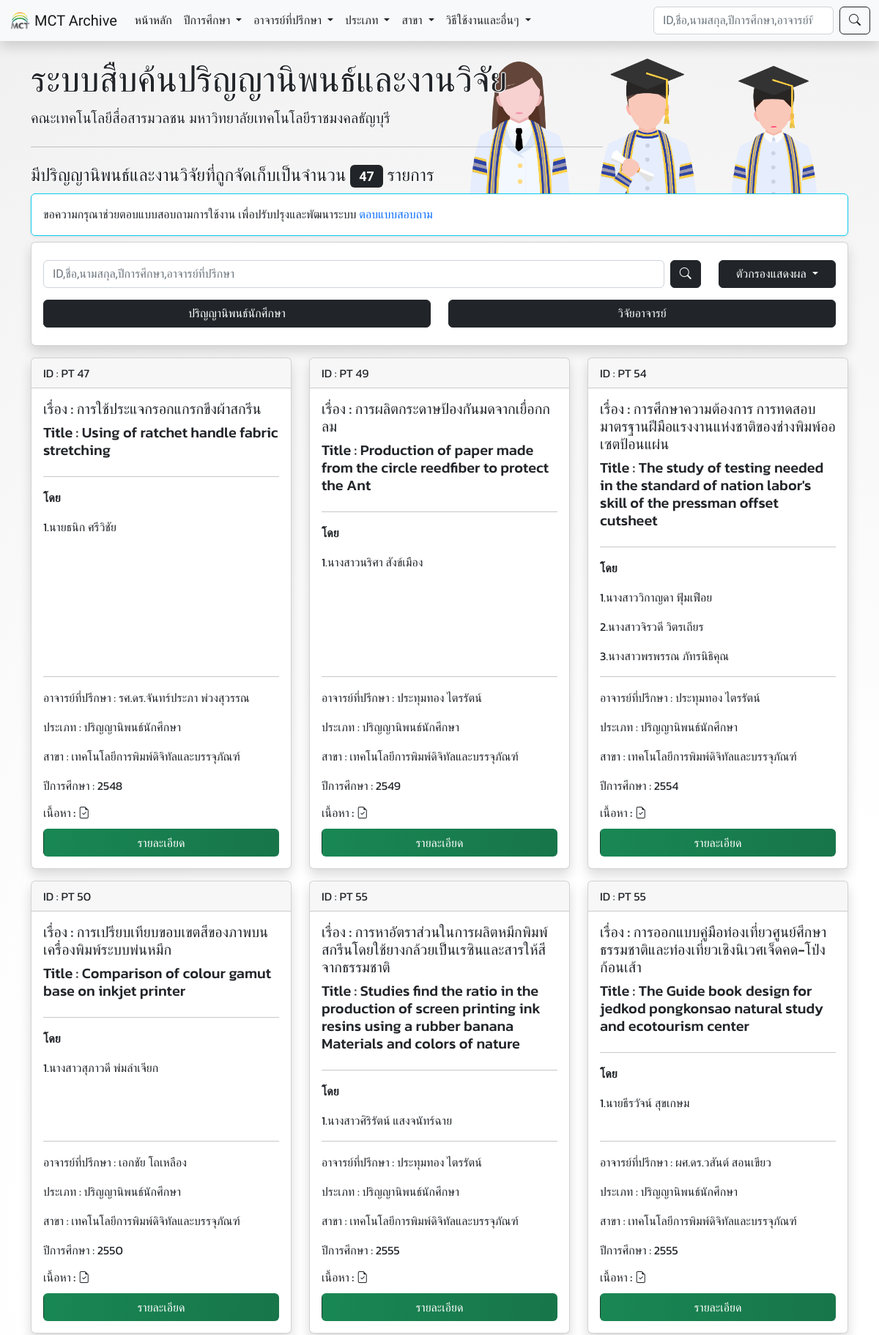
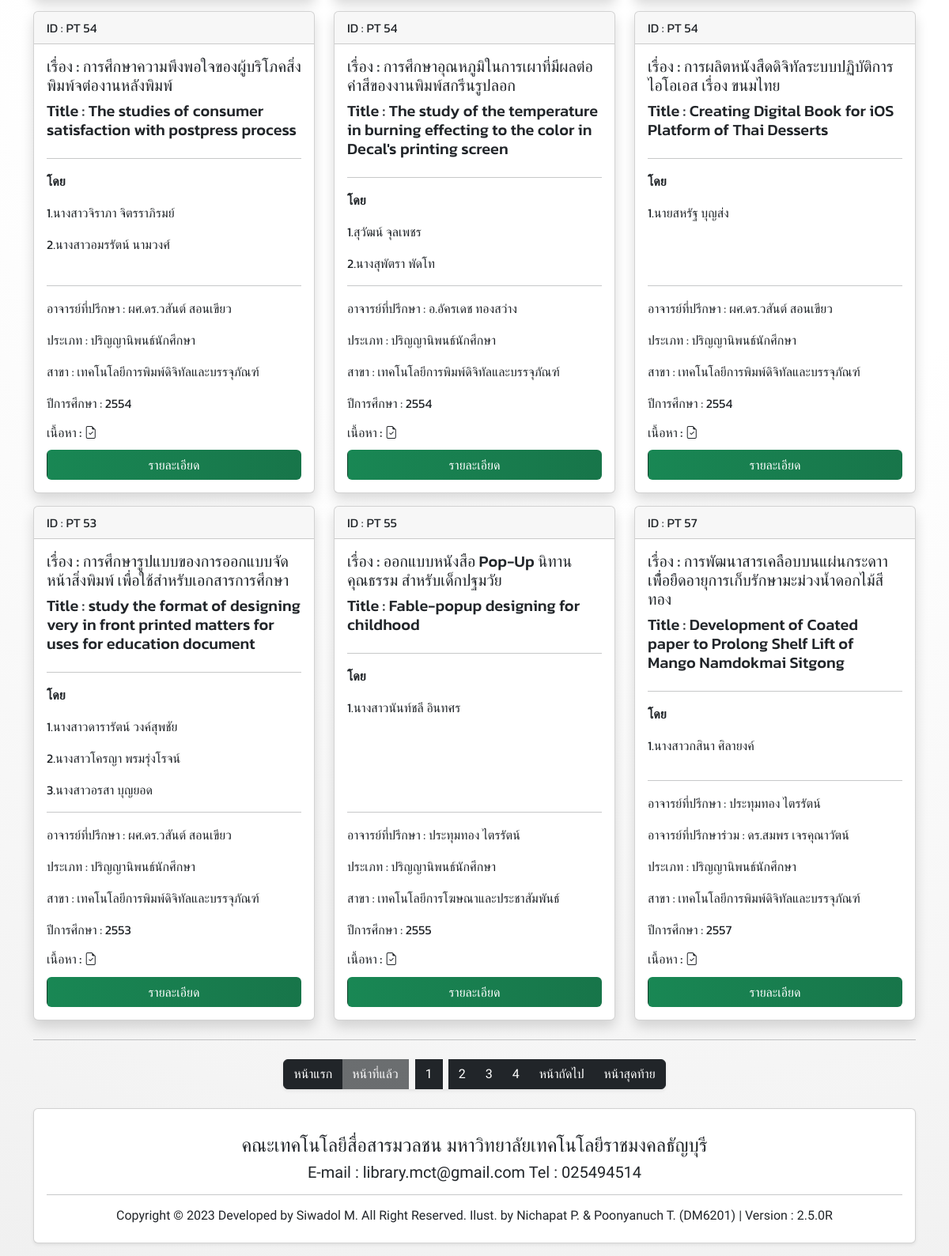
The page / on the database its author committed (2 pictures, top to bottom).
### tables this page shows
CREATE TABLE `mctarchive` (
  `system_id` int(10) NOT NULL COMMENT 'system ref ID of thesis',
  `id` varchar(10) NOT NULL,
  `std1` varchar(100) DEFAULT NULL,
  `std2` varchar(100) DEFAULT NULL,
  `std3` varchar(100) DEFAULT NULL,
  `std4` varchar(100) DEFAULT NULL,
  `std5` varchar(100) DEFAULT NULL,
  `std6` varchar(100) DEFAULT NULL,
  `thainame` varchar(300) DEFAULT NULL,
  `engname` varchar(300) DEFAULT NULL,
  `teacher` int(10) DEFAULT NULL,
  `co_teacher` int(10) DEFAULT NULL,
  `sec` varchar(4) DEFAULT NULL,
  `branch` int(10) DEFAULT NULL,
  `type_doc` varchar(100) NOT NULL,
  `website` int(1) DEFAULT 0,
  `video` varchar(200) DEFAULT NULL,
  `pdf` varchar(200) DEFAULT NULL,
  `fileZip` varchar(100) DEFAULT NULL,
  `audio` varchar(200) DEFAULT NULL,
  `yt_link` varchar(100) DEFAULT NULL,
  `site_url` varchar(100) DEFAULT NULL,
  `add_by` int(10) DEFAULT NULL,
  `add_date` timestamp NOT NULL DEFAULT current_timestamp()
);

CREATE TABLE `teacher` (
  `teacher_id` int(10) NOT NULL,
  `teacherName` varchar(100) NOT NULL,
  `date` date NOT NULL DEFAULT current_timestamp(),
  `branch` int(10) DEFAULT NULL
);

CREATE TABLE `branch` (
  `branch_id` int(10) NOT NULL,
  `branchName` varchar(100) NOT NULL
);

### conn.php (called while the page is built, shortened)
<?php
$c_version = "2.5.0R";
 ?>

### topiccard.php (the view, shortened to what this page needs)
<?php
while($all = mysqli_fetch_array($result_all)) {
  echo '<div class="col-sm-12 col-md-6 col-lg-4 mt-3">';
  echo '<div class="card w-100 h-100 card-font-1 shadow" data-aos="fade-up" data-aos-duration="690">';
  echo '<div class="card-header">';
  echo 'ID : '.$all["id"];
  echo '</div>';
  echo '<div class="card-body d-flex flex-column">';
  echo '<h5 class="card-title">'.'เรื่อง : '.$all["thainame"].'</h5>';
  if (empty($all["engname"] == false)) {
    echo '<h5 class="text-dark">'.'Title : '.$all["engname"].'</h5>';
  } else {echo '<h5 class="card-title">'.'Title : - '.'</h5>';}
  echo '<hr><p class="fw-bold">โดย</p>';
  echo '<p>'.'1.'.$all["std1"].'</p>';
  if (empty($all["std2"] == false)) {
    echo '<p>'.'2.'.$all["std2"].'</p>';
  }
  if (empty($all["std3"] == false)) {
    echo '<p>'.'3.'.$all["std3"].'</p>';
  }
  echo '<hr class="mt-auto">';
  if ($all["type_doc"] == "1") {
    echo '<p class="card-text">อาจารย์ที่ปรึกษา : '.$all["mainTn"].'</p>';
    if(!empty($all["co_teacher"])){
    echo '<p class="card-text">อาจารย์ที่ปรึกษาร่วม : '.$all["coTn"].'</p>';
    }
    echo '<p class="card-text">ประเภท : ปริญญานิพนธ์นักศึกษา</p>';
  }else {
    echo '<p class="card-text">ประเภท : วิจัยอาจารย์</p>';
  }
  echo '<p class="card-text">สาขา : '.$all["branchName"].'</p>';
  echo '<p class="card-text">ปีการศึกษา : '.$all["sec"].'</p>';
  echo '<h6 class="card-text">เนื้อหา : ';
  if (empty($all["pdf"] == false)) {
    echo '<i class="bi bi-file-earmark-check" data-bs-toggle="tooltip" data-bs-placement="top" title="PDF"></i>';
  };
  echo '</h6>';
  echo '<a href="view.php?id='.$all["system_id"].'" class="btn btn_clickToView text-white mt-1">รายละเอียด</a>';
  echo '</div>';
  echo '</div>';
  echo '</div>';
};
 ?>

### index.php (shortened to what this page needs)
<?php
$json_data = readSettingJSON2MainPage();
extract($json_data);
?>
<!DOCTYPE html>
<html lang="en" dir="ltr">
  <head>
    <link rel="stylesheet" href="bootstrap5\css\bootstrap.min.css">
    <link rel="stylesheet" href="custom\sicustom.css">
    <link rel="stylesheet" href="custom\loginPage.css">
    <link rel="stylesheet" href="custom\aos.css">
    <link rel="stylesheet" href="https://cdn.jsdelivr.net/npm/bootstrap-icons@1.4.1/font/bootstrap-icons.css">
  </head>
  <body>
 <?php
 include'navbar.php';
 $result = $conn->query("SELECT id FROM mctarchive ORDER BY id");
 $row_cnt = $result->num_rows;
  ?>
   <div class="container">
     <div class="row">
      <div class="col-12">
        <div class="jumbotron jumbotron_site mainjum mainvector mt-4">
  <h2 class="display-5"><?php echo $v_websiteName;?></h2>
  <p class="lead"><?php echo $v_subName;?></p>
  <hr class="my-4" style="max-width:70%" >
  <h4 class="">มีปริญญานิพนธ์และงานวิจัยที่ถูกจัดเก็บเป็นจำนวน <span class="badge bg-dark text-while no-text-outline"> <?php echo "$row_cnt"; ?></span> รายการ</h4>
</div>
      </div>
     </div>
     <?php include 'searchbox.php'; ?>
    <div class="row" id="kokodayo" name="kokodayo">
      <?php
      if (isset($_GET["page"]) AND !empty($_GET["page"])) {
        $page_default = intval($_GET["page"]);
      }else {
        $page_default = 1;
      }
      $no_of_records_per_page = 12;
      $offset = ($page_default-1) * $no_of_records_per_page;
      $total_pages = ceil($row_cnt / $no_of_records_per_page);
      $sql_all = "SELECT * , mT.teacherName AS mainTn , cT.teacherName AS coTn FROM mctarchive
      LEFT JOIN teacher AS mT ON mctarchive.teacher = mT.teacher_id
      LEFT JOIN teacher AS cT ON mctarchive.co_teacher = cT.teacher_id
      LEFT JOIN branch ON mctarchive.branch = branch.branch_id
        ORDER BY add_date DESC LIMIT $offset, $no_of_records_per_page ";
      $result_all = mysqli_query($conn, $sql_all);
      include'topiccard.php';
            ?>
    <div class="col-12">
      <div class="mt-3 w-100">
      <hr class="mt-4">
      <div class="btn-toolbar w-100" style="justify-content: center; display: flex;" role="toolbar" aria-label="Toolbar with button groups">
        <div class="btn-group my-2 shadow-sm" role="group" aria-label="First group">
         <a class="btn btn-dark" href="?page=1#kokodayo">หน้าแรก</a>
         <a class="btn btn-dark <?php if($page_default <= 1){ echo 'disabled'; } ?>"
             href="<?php if($page_default <= 1){ echo ''; } else { echo "?page=".($page_default - 1); } ?>#kokodayo">หน้าที่แล้ว</a>
         <button class="btn btn-dark mx-2"><?php  echo "$page_default";?></button>
         <?php if ($page_default + 1 <= $total_pages) {
           $numtoback = $page_default + 1;
           echo '<a class="btn btn-dark" href="?page='.$numtoback.'#kokodayo">';
           echo $page_default + 1;
           echo "</a>";}
           if ($page_default + 2 <= $total_pages) {
             $numtoback = $page_default + 2;
             echo '<a class="btn btn-dark" href="?page='.$numtoback.'#kokodayo">';
             echo $page_default + 2;
             echo "</a>";}
             if ($page_default + 3 <= $total_pages) {
               $numtoback = $page_default + 3;
               echo '<a class="btn btn-dark" href="?page='.$numtoback.'#kokodayo">';
               echo $page_default + 3;
               echo "</a>";}
          ?>
         <a class="btn btn-dark <?php if($page_default >= $total_pages){ echo 'disabled'; } ?>"
              href="<?php if($page_default >= $total_pages){ echo '#'; } else { echo "?page=".($page_default + 1); } ?>#kokodayo">หน้าถัดไป
         </a>
         <a class="btn btn-dark <?php if ($page_default == $total_pages) {echo "disabled";} ?>" href="?page=<?php echo $total_pages; ?>#kokodayo">หน้าสุดท้าย</a>
    </div>
      </div>
    </div>
    </div>
    <?php include 'footer.php'; ?>
   </div>
  </body>
</html>

### navbar.php (shortened to what this page needs)
<nav class="navbar navbar-expand-lg navbar-light bg-light shadow">
<div class="container-fluid">
 <a class="navbar-brand" href="index.php"><img src="favicon.png" class="d-inline-block align-top" width="30" height="30" alt=""> <?php echo $shortNameEng;?></a>
 <div class="collapse navbar-collapse" id="navbarSupportedContent">
   <ul class="navbar-nav me-auto mb-2 mb-lg-0">
     <li class="nav-item">
       <a class="nav-link active" aria-current="page" href="index.php">หน้าหลัก</a>
     </li>
     <li class="nav-item dropdown">
       <a class="nav-link dropdown-toggle text-dark" href="#" id="navbarDropdown1" role="button" data-bs-toggle="dropdown" aria-expanded="false">
        ปีการศึกษา
       </a>
         <?php
         include 'conn.php';
                ?>
     </li>
     <li class="nav-item dropdown">
       <a class="nav-link dropdown-toggle text-dark" href="#" id="navbarDropdown2" role="button" data-bs-toggle="dropdown" aria-expanded="false">
        อาจารย์ที่ปรึกษา
       </a>
     </li>
     <li class="nav-item dropdown">
       <a class="nav-link dropdown-toggle text-dark" href="#" id="navbarDropdown2" role="button" data-bs-toggle="dropdown" aria-expanded="false">
        ประเภท
       </a>
     </li>
     <li class="nav-item dropdown">
       <a class="nav-link dropdown-toggle text-dark" href="#" id="navbarDropdown2" role="button" data-bs-toggle="dropdown" aria-expanded="false">
        สาขา
       </a>
     </li>
     <li class="nav-item dropdown">
       <a class="nav-link dropdown-toggle text-dark" href="#" id="navbarDropdown2" role="button" data-bs-toggle="dropdown" aria-expanded="false">
        วิธีใช้งานและอื่นๆ
       </a>
     </li>
   </ul>
   <form class="d-flex" method="post" action="search.php">
     <input class="form-control me-2" type="search" name="search" placeholder="ID,ชื่อ,นามสกุล,ปีการศึกษา,อาจารย์ที่ปรึกษา" aria-label="Search">
     <button class="btn btn-outline-dark" type="submit"><i class="bi bi-search"></i></button>
   </form>
 </div>
</div>
</nav>

### searchbox.php (shortened to what this page needs)
<div class="row">
    <div class="col-12 w-100">
        <div class="card border-info mb-2 shadow-sm">
          <div class="card-body">
          ขอความกรุณาช่วยตอบแบบสอบถามการใช้งาน เพื่อปรับปรุงและพัฒนาระบบ <a href="https://forms.gle/qMgUfrJ2aCaB4UGb7" target="_blank" class="text-decoration-none">ตอบแบบสอบถาม</a>
          </div>
        </div>
    </div>
    <div class="col-12 w-100">
        <div class="card full-page shadow">
            <div class="card-body">
                <div class="row d-flex">
                    <div class="col-lg-10 col-md-8 col-sm-12 my-2">
                        <form class="d-flex" method="post" action="search.php">
                            <input class="form-control me-2" type="search" name="search"
                                placeholder="ID,ชื่อ,นามสกุล,ปีการศึกษา,อาจารย์ที่ปรึกษา" aria-label="Search">
                            <button class="btn btn-dark" type="submit"><i class="bi bi-search"></i></button>
                        </form>
                    </div>
                    <div class="col-lg-2 col-md-4 col-sm-12 my-2">
                        <div class="dropdown">
                            <button class="btn btn-dark dropdown-toggle w-100" type="button" id="dropdownMenuButton1"
                                data-bs-toggle="dropdown" aria-expanded="false">
                                ตัวกรองแสดงผล
                            </button>
                        </div>
                    </div>
                    <div class="col-lg-6 col-md-6 col-sm-6 my-2">
                        <a href="filter.php?type_doc=1" class="btn btn-dark  w-100">ปริญญานิพนธ์นักศึกษา</a>
                    </div>
                    <div class="col-lg-6 col-md-6 col-sm-6 my-2">
                        <a href="filter.php?type_doc=2" class="btn btn-dark  w-100">วิจัยอาจารย์</a>
                    </div>
                </div>
            </div>
        </div>
    </div>
</div>

### footer.php
<footer>
  <div class="card mt-3 mb-3 shadow-sm">
    <div class="card-body text-center text-dark mt-2">
      <h4 class="mt-2"><a class="alink_end text-dark" href="http://www.mct.rmutt.ac.th/" target="_blank">คณะเทคโนโลยีสื่อสารมวลชน</a> <a class="alink_end text-dark" href="https://www.rmutt.ac.th/" target="_blank">มหาวิทยาลัยเทคโนโลยีราชมงคลธัญบุรี</a></h6>
      <h5><a class="alink_end text-dark" href="mailto: <?php echo $v_email;?>">E-mail : <?php echo $v_email;?></a> Tel : <?php echo $v_telNumber;?></a></h5>
      <hr>
      <h6>Copyright © 2023 Developed by <a class="text-decoration-none text-dark" href="https://www.youtube.com/watch?v=A5BG0tt2j44" target="_blank">Siwadol M.</a> All Right Reserved. Ilust. by Nichapat P. & Poonyanuch T. (DM6201) | Version : <?php echo $c_version ?></h6>
    </div>
  </div>
</footer>

### custom/sicustom.css (style rules this page uses)
body { font-family: 'Prompt', sans-serif !important; }
.card-font-1 { font-family: 'Kanit', sans-serif; }
.mainjum { background:rgba(0,0,0,0); background-size: cover; }
.jumbotron_site { background-image: url(../img/GVector.png); background-size: contain !important; background-repeat : no-repeat; background-position : right; height: 100%; text-shadow: rgb(255, 255, 255) 1px 0px 0px, rgb(255, 255, 255) 0.540302px 0.841471px 0px, rgb(255, 255, 255) -0.416147px 0.909297px 0px, rgb(255, 255, 255) -0.989992px 0.14112px 0px, rgb(255, 255, 255) -0.653644px -0.756802px 0px, rgb(255, 255, 255) 0.283662px -0.958924px 0px, rgb(255, 255, 255) 0.96017px -0.279415px 0px; }
.no-text-outline { text-shadow:none !important; }
.full-page { width: 100%; }
html { scroll-behavior: smooth; }
body { background: rgb(255,255,255); background: radial-gradient(circle, rgba(255,255,255,1) 38%, rgba(240,240,240,1) 100%); background-size: 125%; background-attachment: fixed; animation: gradient 5s ease infinite; }
.alink_end { text-decoration: none; }

### custom/loginPage.css (style rules this page uses)
.btn_clickToView { background: rgb(2,0,36); background: linear-gradient(90deg, rgba(2,0,36,1) 0%, rgba(25,135,84,1) 0%, rgba(19,64,43,1) 100%); background-size: 400% 400%; -webkit-animation: xmas_btn_ani 6s ease infinite; -o-animation: xmas_btn_ani 6s ease infinite; animation: xmas_btn_ani 6s ease infinite; transition: 2s; }

### rows shown on the page
mctarchive: id "PT 47", thainame "การใช้ประแจกรอกแกรกขึงผ้าสกรีน", engname "Using of ratchet handle fabric stretching", std1 "นายธนิก ศรีวิชัย", teacher.teacherName "รศ.ดร.จันทร์ประภา พ่วงสุวรรณ", branch.branchName "เทคโนโลยีการพิมพ์ดิจิทัลและบรรจุภัณฑ์", sec "2548"
mctarchive: id "PT 49", thainame "การผลิตกระดาษป้องกันมดจากเยื่อกกลม", engname "Production of paper made from the circle reedfiber to protect the Ant", std1 "นางสาวนริศา สังข์เมือง", teacher.teacherName "ประทุมทอง ไตรรัตน์", branch.branchName "เทคโนโลยีการพิมพ์ดิจิทัลและบรรจุภัณฑ์", sec "2549"
mctarchive: id "PT 54", thainame "การศึกษาความต้องการ การทดสอบมาตรฐานฝีมือแรงงานแห่งชาติของช่างพิมพ์ออเซตป้อนแผ่น", engname "The study of testing needed in the standard of nation labor's skill of the pressman offset cutsheet", std1 "นางสาววิกาญดา ฟุ้มเฟือย", std2 "นางสาวจิรวดี วิตรเถียร", std3 "นางสาวพรพรรณ ภัทรนิธิคุณ", teacher.teacherName "ประทุมทอง ไตรรัตน์", branch.branchName "เทคโนโลยีการพิมพ์ดิจิทัลและบรรจุภัณฑ์", sec "2554"
mctarchive: id "PT 50", thainame "การเปรียบเทียบขอบเขตสีของภาพบนเครื่องพิมพ์ระบบพ่นหมึก", engname "Comparison of colour gamut base on inkjet printer", std1 "นางสาวสุภาวดี พ่มลำเจียก", teacher.teacherName "เอกชัย โถเหลือง", branch.branchName "เทคโนโลยีการพิมพ์ดิจิทัลและบรรจุภัณฑ์", sec "2550"
mctarchive: id "PT 55", thainame "การหาอัตราส่วนในการผลิตหมึกพิมพ์สกรีนโดยใช้ยางกล้วยเป็นเรซินและสารให้สีจากธรรมชาติ", engname "Studies find the ratio in the production of screen printing ink resins using a rubber banana Materials and colors of nature", std1 "นางสาวศิริรัตน์ แสงจนัทร์ฉาย", teacher.teacherName "ประทุมทอง ไตรรัตน์", branch.branchName "เทคโนโลยีการพิมพ์ดิจิทัลและบรรจุภัณฑ์", sec "2555"
mctarchive: id "PT 55", thainame "การออกแบบคู่มือท่องเที่ยวศูนย์ศึกษาธรรมชาติและท่องเที่ยวเชิงนิเวศเจ็ดคด-โป่งก้อนเส้า", engname "The Guide book design for jedkod pongkonsao natural study and ecotourism center", std1 "นายธีรวัจน์ สุขเกษม", teacher.teacherName "ผศ.ดร.วสันต์ สอนเขียว", branch.branchName "เทคโนโลยีการพิมพ์ดิจิทัลและบรรจุภัณฑ์", sec "2555"
mctarchive: id "PT 54", thainame "การศึกษาความพึงพอใจของผู้บริโภคสิ่งพิมพ์จต่องานหลังพิมพ์", engname "The studies of consumer satisfaction with postpress process", std1 "นางสาวจิราภา จิตรราภิรมย์", std2 "นางสาวอมรรัตน์ นามวงศ์", teacher.teacherName "ผศ.ดร.วสันต์ สอนเขียว", branch.branchName "เทคโนโลยีการพิมพ์ดิจิทัลและบรรจุภัณฑ์", sec "2554"
mctarchive: id "PT 54", thainame "การศึกษาอุณหภูมิในการเผาที่มีผลต่อค่าสีของงานพิมพ์สกรีนรูปลอก", engname "The study of the temperature in burning effecting to the color in Decal's printing screen", std1 "สุวัฒน์ จุลเพชร", std2 "นางสุพัตรา พัดโท", teacher.teacherName "อ.อัครเดช ทองสว่าง", branch.branchName "เทคโนโลยีการพิมพ์ดิจิทัลและบรรจุภัณฑ์", sec "2554"
mctarchive: id "PT 54", thainame "การผลิตหนังสืดดิจิทัลระบบปฏิบัติการไอโอเอส เรื่อง ขนมไทย", engname "Creating Digital Book for iOS Platform of Thai Desserts", std1 "นายสหรัฐ บุญส่ง", teacher.teacherName "ผศ.ดร.วสันต์ สอนเขียว", branch.branchName "เทคโนโลยีการพิมพ์ดิจิทัลและบรรจุภัณฑ์", sec "2554"
mctarchive: id "PT 53", thainame "การศึกษารูปแบบของการออกแบบจัดหน้าสิ่งพิมพ์ เพื่อใช้สำหรับเอกสารการศึกษา", engname "study the format of designing very in front printed matters for uses for education document", std1 "นางสาวดารารัตน์ วงค์สุพชัย", std2 "นางสาวโครญา พรมรุ่งโรจน์", std3 "นางสาวอรสา บุญยอด", teacher.teacherName "ผศ.ดร.วสันต์ สอนเขียว", branch.branchName "เทคโนโลยีการพิมพ์ดิจิทัลและบรรจุภัณฑ์", sec "2553"
mctarchive: id "PT 55", thainame "ออกแบบหนังสือ Pop-Up นิทานคุณธรรม สำหรับเด็กปฐมวัย", engname "Fable-popup designing for childhood", std1 "นางสาวนันท์ชลี อินทศร", teacher.teacherName "ประทุมทอง ไตรรัตน์", branch.branchName "เทคโนโลยีการโฆษณาและประชาสัมพันธ์", sec "2555"
mctarchive: id "PT 57", thainame "การพัฒนาสารเคลือบบนแผ่นกระดาาเพื่้อยืดอายุการเก็บรักษามะม่วงน้ำดอกไม้สีทอง", engname "Development of Coated paper to Prolong Shelf Lift of Mango Namdokmai Sitgong", std1 "นางสาวกสินา ศิลายงค์", teacher.teacherName "ประทุมทอง ไตรรัตน์", co_teacher.teacherName "ดร.สมพร เจรคุณาวัตน์", branch.branchName "เทคโนโลยีการพิมพ์ดิจิทัลและบรรจุภัณฑ์", sec "2557"

### other values the page prints
$shortNameEng "MCT Archive"
$v_websiteName "ระบบสืบค้นปริญญานิพนธ์และงานวิจัย"
$v_subName "คณะเทคโนโลยีสื่อสารมวลชน มหาวิทยาลัยเทคโนโลยีราชมงคลธัญบุรี"
$row_cnt "47"
$page_default "1"
$page_default + 1 "2"
$page_default + 2 "3"
$page_default + 3 "4"
$v_email "library.mct@gmail.com"
$v_telNumber "025494514"
$c_version "2.5.0R"
